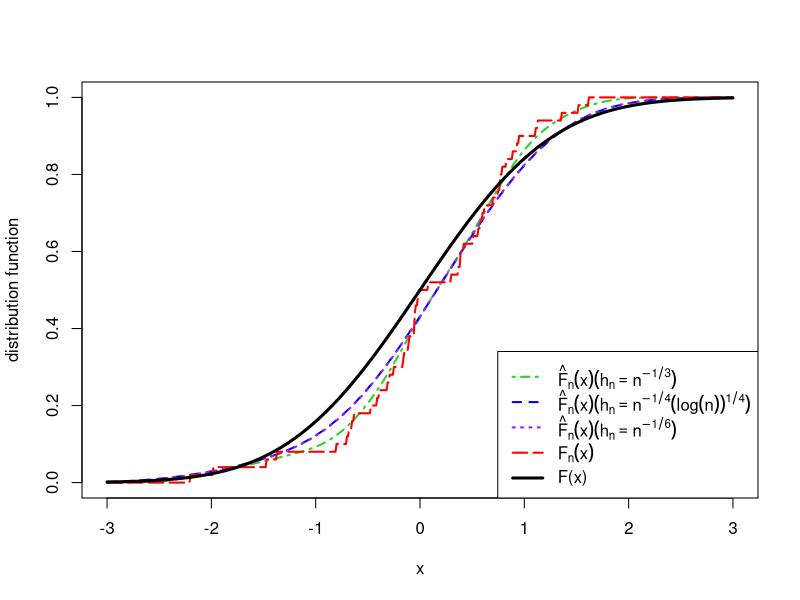

Here is the R script that generated this plot:
rm(list = ls(all = TRUE))
n = 50
N = 1
alpha.n = (1/seq(1:n))^2
XN = matrix(NA,n,N)
for (j in 1:N) {
set.seed(j)
  y <- rnorm((n+1), mean = 0, sd = 1)
  x <- c()
  for (i in 1:n) {
    x[i] <- (alpha.n[i]*y[i+1] + y[i])/((1 + alpha.n[i]^2)^{1/2})
  }
  XN[,j] <- x # born-in first 50
}

# plot()

f1 <- function(h,t,e){
  res <- mean(pnorm((t-e)/h, mean = 0, sd = 1))
  return(res)
}

f2 <- function(t,e){
  res <- sum(as.numeric(e <= t))/length(e)
}

f3 <- function(h,t,e){
  res = 1/(sqrt(2*pi)*h)*mean(exp(-(t-e)^2/(2*h^2))) 
  return(res)
}

f4 <- function(h, t, e){
  res = length(which( (t-h) < e & e<= (t+h)))/(2*length(e)*h)
}

hn <- c(n^{-1/3}, n^{-1/4}*(log(n))^{1/4}, n^{-1/6}) #*(log(n))^{1/4}
# hn = (log(n)/n)^(1/4) #设置窗宽
# QU <- quantile(eN[,1], probs = c(0.25,0.75), na.rm = FALSE)
# IQR = QU[2]-QU[1]
# hn = IQR*n^(-1)
# hn = kCDF(eN[,1])$bw #设置窗宽 install.packages("sROC") library(sROC)
lh <- length(hn)
t = seq(-3, 3, by = 0.01)
m = length(t)
Fhatm = matrix(NA, m, lh)
for (l in 1:lh) {
Fhat = matrix(NA, m, N)
for (j in 1:N){
  Fhat.temp = c()
  for (i in 1:m){
    Fhat.temp[i] <- f1(h=hn[l], t=t[i], e = XN[,1])
  }
  Fhat[,j] = Fhat.temp
}
Fhatm[,l] <- apply(Fhat, 1, mean)
}

Fn = matrix(NA, m, N)
for (j in 1:N){
  Ft.temp = c()
  for (i in 1:m){
    Ft.temp[i] <- f2(t=t[i], e= XN[,j])
  }
  Fn[,j]= Ft.temp
}
Fnm <- apply(Fn, 1, mean)
# par(mar=c(1,1,1,1))   #设置边距参数

# hist(XN[,1],freq = F)
# curve(dnorm(x, mean = 0, sd = 1), add = T, lwd=3, col= "black", lty=1)

plot(t, Fhat[,1], xlab = "x", ylab = "distribution function", ylim=c(0,1), type = "n")
lines(t, Fhatm[,1], lwd=2, col="limegreen",lty=4)
lines(t, Fhatm[,2], lwd=2, col="blue",lty=2)
lines(t, Fhatm[,3], lwd=2, col="purple",lty=3)
lines(t, Fnm, lwd=2, col="red",lty=5)
curve(pnorm(x, mean = 0, sd = 1), add = T, lwd=3, col= "black", lty=1)
legend("bottomright", c(expression(hat(F)[n](x)(h[n]==n^{-1/3})), expression(hat(F)[n](x)(h[n]==n^{-1/4}*(log(n))^{1/4})), 
                        expression(hat(F)[n](x)(h[n]==n^{-1/6})), expression(F[n](x)), "F(x)"), 
       col = c("limegreen","blue","purple","red","black"), lty = c(4,2,3,5,1), lwd=c(2,2,2,2,3))

